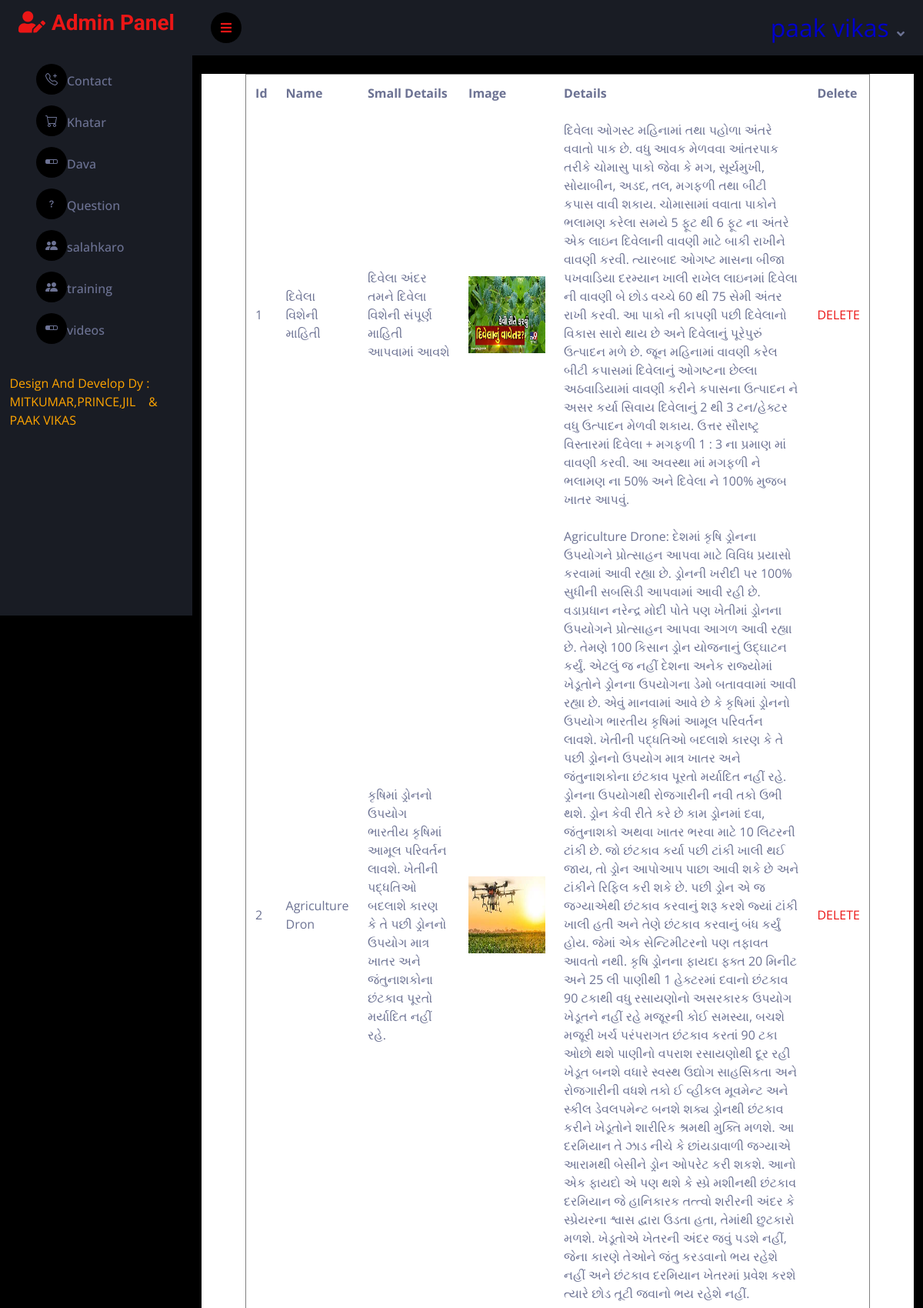
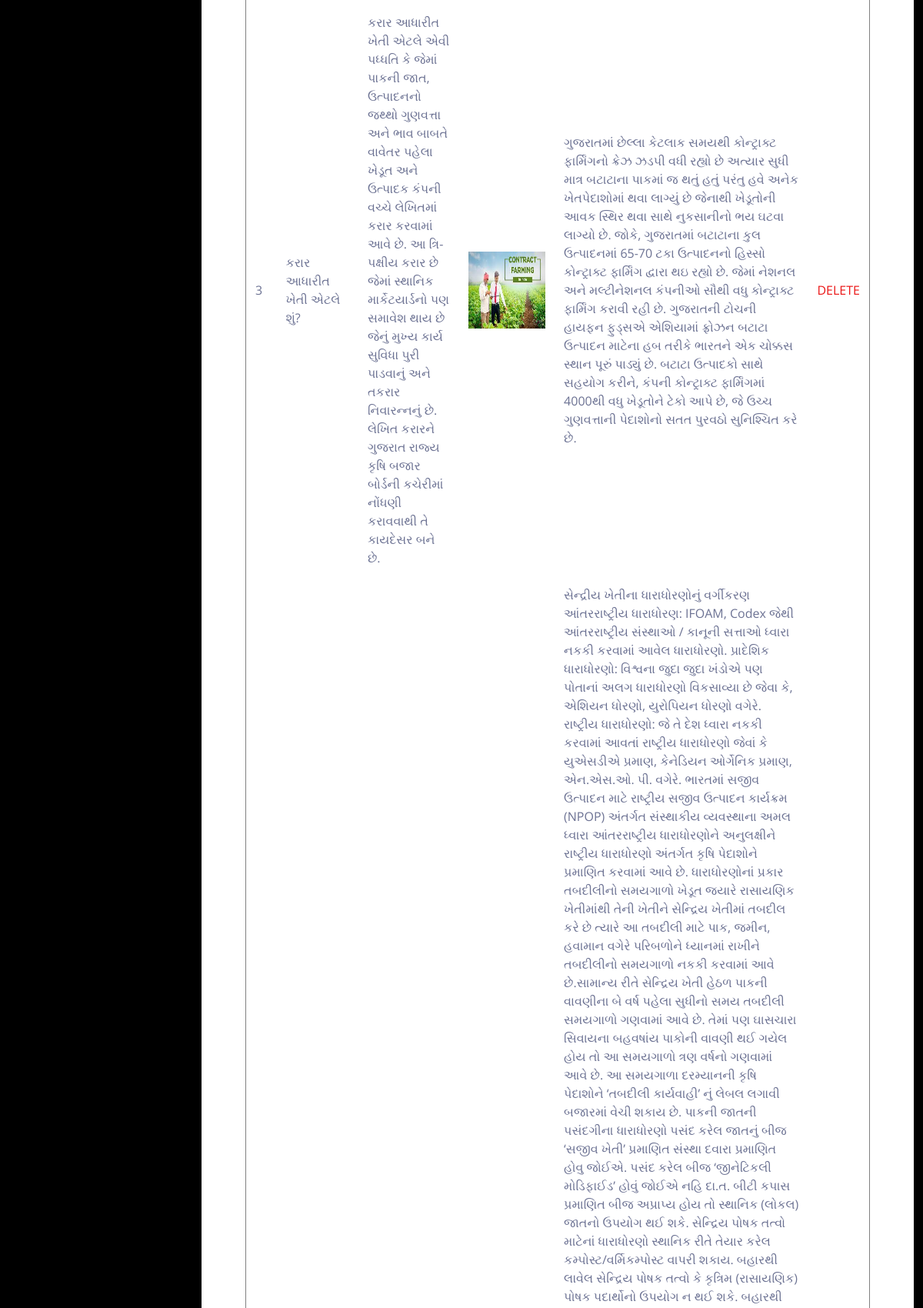
The page /admin/t_view.php (signed in, upper part) on the database its author committed (2 pictures, top to bottom).
### tables this page shows
CREATE TABLE `trainings` (
  `id` bigint(12) NOT NULL,
  `event_title` varchar(100) NOT NULL,
  `event_short` text NOT NULL,
  `photo` text NOT NULL,
  `details` text NOT NULL
);

### admin/t_view.php (the view)
<?php session_start();
if(isset($_SESSION['aid']))
{
include "menu.php"; ?>
<div class="container-fluid pt-4 px-4">
                <div class="row g-4">
                    <div class="col-sm-6 col-xl-12" style="background-color: white;">
<table border=1 align="center" width=90% cellspacing="10" cellpadding="12">
		<tr>
			<th>Id</th>
			<th>Name</th>
			<th>Small Details</th>
			<th>Image</th>
			<th>Details</th>
			<th>Delete</th>
		</tr>
		<?php
			include "connection.php";
			$s = mysqli_query($con,"select * from trainings");
		while($r = mysqli_fetch_array($s))
		{
		?>
		<tr>
				<td><?php echo $r['id']; ?></td>
				<td><?php echo $r['event_title']; ?></td>
				<td><?php echo $r['event_short']; ?></td>
				<td><img src="<?php echo $r['photo']; ?>" width=100 height=100></td>
				<td><?php echo $r['details']; ?></td>
				<td><a href="t_delete.php?i=<?php echo $r['id']; ?>">DELETE</a></td>
		</tr>
		<?php
			}
		?>
	</table>
</div>
</div>
</div>
<?php include "footer.php";
}
else
{
    header("location:index.php");
}
?>

### admin/css/style.css (style rules this page uses)
:root { --primary: #EB1616; --secondary: #191C24; --light: #6C7293; --dark: #000000; }

### rows shown on the page
trainings: id "1", event_title "દિવેલા વિશેની માહિતી", event_short "દિવેલા અંદર તમને દિવેલા વિશેની સંપૂર્ણ માહિતી આપવામાં આવશે", photo (picture), details "દિવેલા ઓગસ્ટ મહિનામાં તથા પહોળા અંતરે વવાતો પાક છે. વધુ આવક મેળવવા આંતરપાક તરીકે ચોમાસુ પાકો જેવા કે મગ, સૂર્યમુખી, સોયાબીન, અડદ, તલ, મગફળી તથા બીટી કપાસ વાવી શકાય. ચોમાસામાં વવાતા પાકોને ભલામણ કરેલા સમયે 5 ફૂટ થી 6 ફૂટ ના અંતરે એક લાઇન દિવેલાની વાવણી માટે બાકી રાખીને વાવણી કરવી. ત્યારબાદ ઓગષ્ટ માસના બીજા પખવાડિયા દરમ્યાન ખાલી રાખેલ લાઇનમાં દિવેલા ની વાવણી બે છોડ વચ્ચે 60 થી 75 સેમી અંતર રાખી કરવી. આ પાકો ની કાપણી પછી દિવેલાનો વિકાસ સારો થાય છે અને દિવેલાનું પૂરેપુરું ઉત્પાદન મળે છે. જૂન મહિનામાં વાવણી કરેલ બીટી કપાસમાં દિવેલાનું ઓગષ્ટના છેલ્લા અઠવાડિયામાં વાવણી કરીને કપાસના ઉત્પાદન ને અસર કર્યા સિવાય દિવેલાનું 2 થી 3 ટન/હેક્ટર વધુ ઉત્પાદન મેળવી શકાય. ઉત્તર સૌરાષ્ટ્ર વિસ્તારમાં દિવેલા +…"
trainings: id "2", event_title "Agriculture Dron", event_short "કૃષિમાં ડ્રોનનો ઉપયોગ ભારતીય કૃષિમાં આમૂલ પરિવર્તન લાવશે. ખેતીની પદ્ધતિઓ બદલાશે કારણ કે તે પછી ડ્રોનનો ઉપયોગ માત્ર ખાતર અને જંતુનાશકોના છંટકાવ પૂરતો મર્યાદિત નહીં રહે.", photo (picture), details "Agriculture Drone: દેશમાં કૃષિ ડ્રોનના ઉપયોગને પ્રોત્સાહન આપવા માટે વિવિધ પ્રયાસો કરવામાં આવી રહ્યા છે. ડ્રોનની ખરીદી પર 100% સુધીની સબસિડી આપવામાં આવી રહી છે. વડાપ્રધાન નરેન્દ્ર મોદી પોતે પણ ખેતીમાં ડ્રોનના ઉપયોગને પ્રોત્સાહન આપવા આગળ આવી રહ્યા છે. તેમણે 100 કિસાન ડ્રોન યોજનાનું ઉદ્ઘાટન કર્યું. એટલું જ નહીં દેશના અનેક રાજ્યોમાં ખેડૂતોને ડ્રોનના ઉપયોગના ડેમો બતાવવામાં આવી રહ્યા છે. એવું માનવામાં આવે છે કે કૃષિમાં ડ્રોનનો ઉપયોગ ભારતીય કૃષિમાં આમૂલ પરિવર્તન લાવશે. ખેતીની પદ્ધતિઓ બદલાશે કારણ કે તે પછી ડ્રોનનો ઉપયોગ માત્ર ખાતર અને જંતુનાશકોના છંટકાવ પૂરતો મર્યાદિત નહીં રહે. ડ્રોનના ઉપયોગથી રોજગારીની નવી તકો ઉભી થશે. ડ્રોન કેવી રીતે કરે છે કામ ડ્રોનમાં દવા, જંતુનાશકો અથવા ખાતર ભરવા માટે 10…"
trainings: id "3", event_title "કરાર આધારીત ખેતી એટલે શું?", event_short "કરાર આધારીત ખેતી એટલે એવી પધ્ધતિ કે જેમાં પાકની જાત, ઉત્પાદનનો જથ્થો ગુણવત્તા અને ભાવ બાબતે વાવેતર પહેલા ખેડૂત અને ઉત્પાદક કંપની વચ્ચે લેખિતમાં કરાર કરવામાં આવે છે. આ ત્રિ-પક્ષીય કરાર છે જેમાં સ્થાનિક માર્કેટયાર્ડનો પણ સમાવેશ થાય છે જેનું મુખ્ય કાર્ય સુવિધા પુરી પાડવાનું અને તકરાર નિવારન્નનું છે. લેખિત કરારને ગુજરાત રાજ્ય કૃષિ બજાર બોર્ડની કચેરીમાં નોંધણી કરાવવાથી તે કાયદેસર બને છે.", photo (picture), details "ગુજરાતમાં છેલ્લા કેટલાક સમયથી કોન્ટ્રાક્ટ ફાર્મિંગનો ક્રેઝ ઝડપી વધી રહ્યો છે અત્યાર સુધી માત્ર બટાટાના પાકમાં જ થતું હતું પરંતુ હવે અનેક ખેતપેદાશોમાં થવા લાગ્યું છે જેનાથી ખેડૂતોની આવક સ્થિર થવા સાથે નુકસાનીનો ભય ઘટવા લાગ્યો છે. જોકે, ગુજરાતમાં બટાટાના કુલ ઉત્પાદનમાં 65-70 ટકા ઉત્પાદનનો હિસ્સો કોન્ટ્રાક્ટ ફાર્મિંગ દ્વારા થઇ રહ્યો છે. જેમાં નેશનલ અને મલ્ટીનેશનલ કંપનીઓ સૌથી વધુ કોન્ટ્રાક્ટ ફાર્મિંગ કરાવી રહી છે. ગુજરાતની ટોચની હાયફન ફુડ્સએ એશિયામાં ફ્રોઝન બટાટા ઉત્પાદન માટેના હબ તરીકે ભારતને એક ચોક્કસ સ્થાન પૂરું પાડ્યું છે. બટાટા ઉત્પાદકો સાથે સહયોગ કરીને, કંપની કોન્ટ્રાક્ટ ફાર્મિંગમાં 4000થી વધુ ખેડૂતોને ટેકો આપે છે, જે ઉચ્ચ ગુણવત્તાની પેદાશોનો સતત પુરવઠો સુનિશ્ચિત કરે છે."
